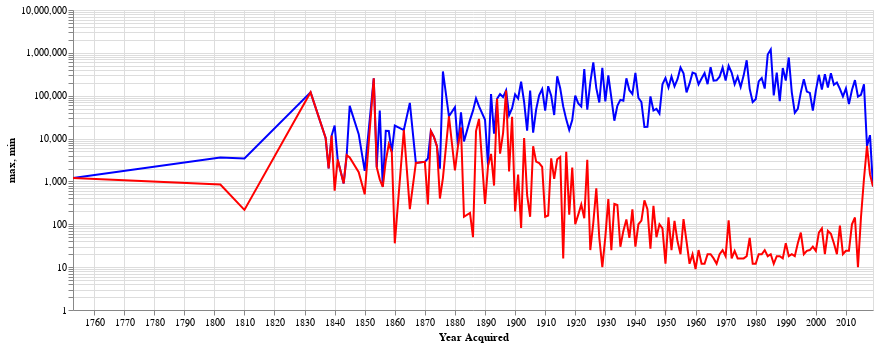

Notebook cell for this chart:
### Markdown cell above
Before moving on, we can make this ["easily" interactive with simple pans/zooms](https://altair-viz.github.io/altair-tutorial/notebooks/06-Selections.html):

### Code cell
lines = alt.Chart(stats.reset_index()).encode(
    alt.X('Year Acquired:T')
).properties(
    width=800
)

lines = alt.layer(
    lines.mark_line(color='blue').encode(
        alt.Y('max:Q',scale=alt.Scale(type='log'))
             ),
    lines.mark_line(color='red').encode(
        alt.Y('min:Q',scale=alt.Scale(type='log'))
    )
).interactive()
lines

### Figure 1 — Vega-Lite specification as saved in the notebook (floating-point values rounded to 4 significant figures; data arrays with more than 128 entries replaced by an {"elided": "..."} marker saying what was removed)
{"config": {"view": {"continuousWidth": 400, "continuousHeight": 300}}, "layer": [{"mark": {"type": "line", "color": "blue"}, "encoding": {"x": {"field": "Year Acquired", "type": "temporal"}, "y": {"field": "max", "scale": {"type": "log"}, "type": "quantitative"}}, "selection": {"selector001": {"type": "interval", "bind": "scales", "encodings": ["x", "y"]}}, "width": 800}, {"mark": {"type": "line", "color": "red"}, "encoding": {"x": {"field": "Year Acquired", "type": "temporal"}, "y": {"field": "min", "scale": {"type": "log"}, "type": "quantitative"}}, "width": 800}], "data": {"name": "data-e8e4ee6bd8c2fa467c1704c26de52e8e"}, "$schema": "https://vega.github.io/schema/vega-lite/v4.17.0.json", "datasets": {"data-e8e4ee6bd8c2fa467c1704c26de52e8e": {"elided": "171 records"}}}
